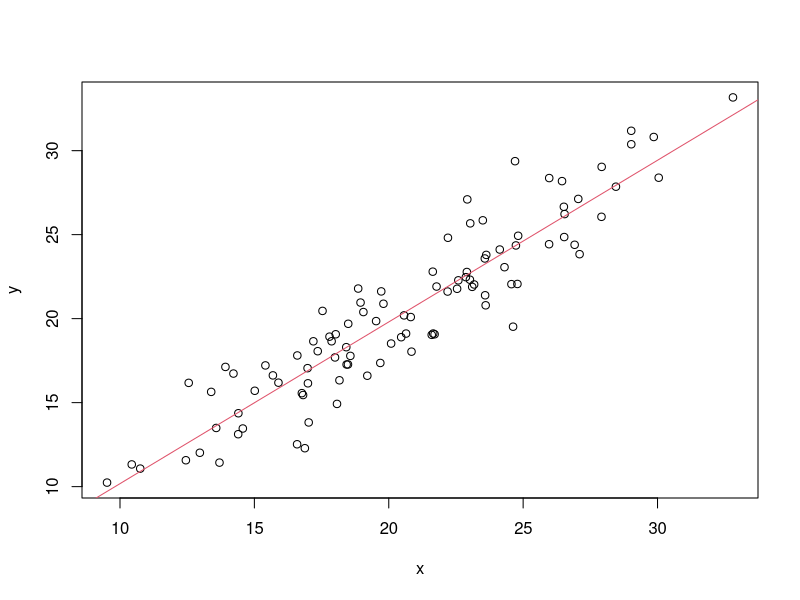

Reproduce this figure in R.
x = rnorm(100, mean = 20, sd = 5)
y = x + rnorm(100, 0, 2)

fit = lm(y~x)

summary(fit)

plot(x, y)
abline(fit, col = 2)
